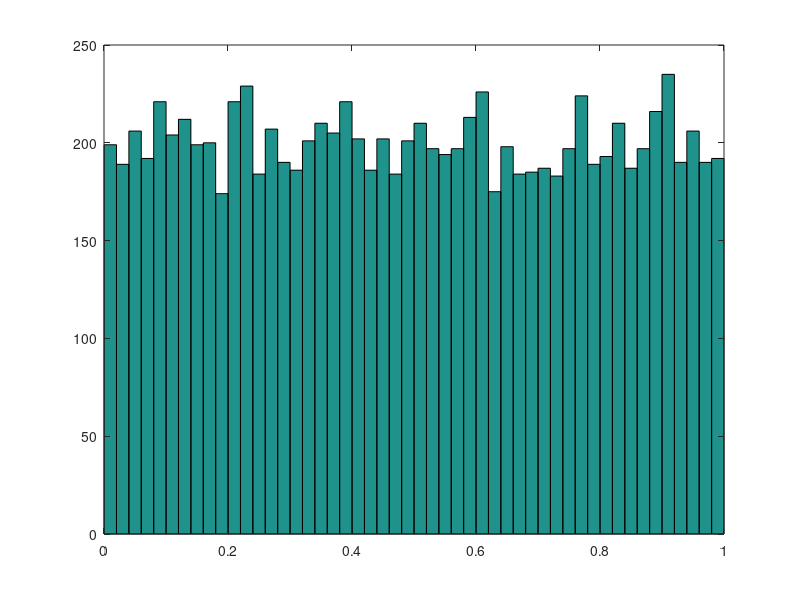
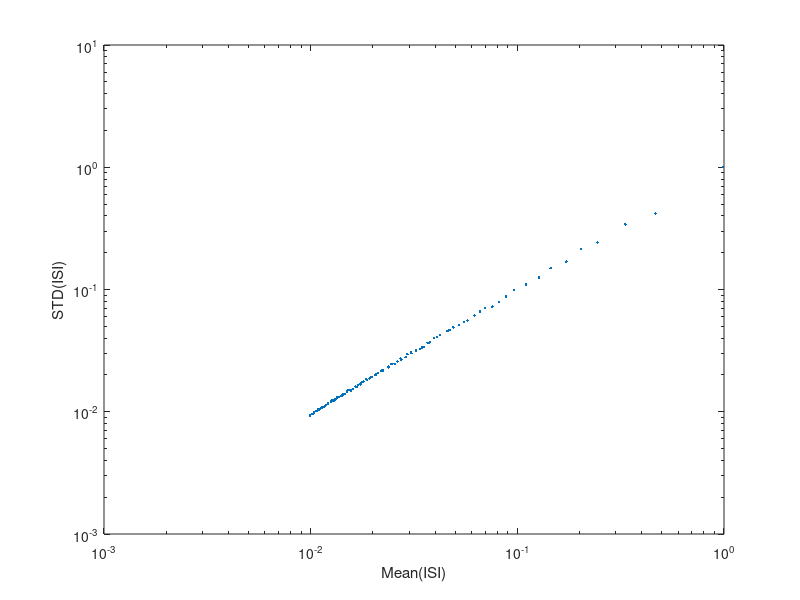
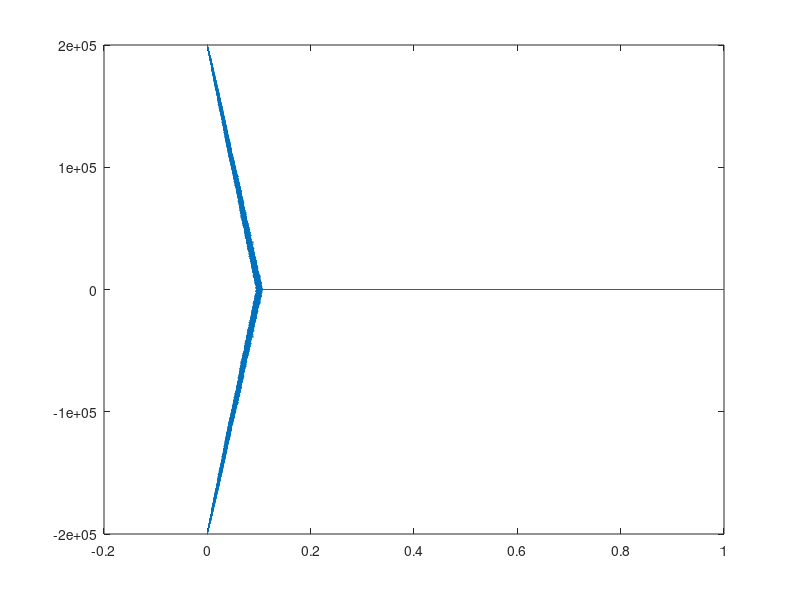
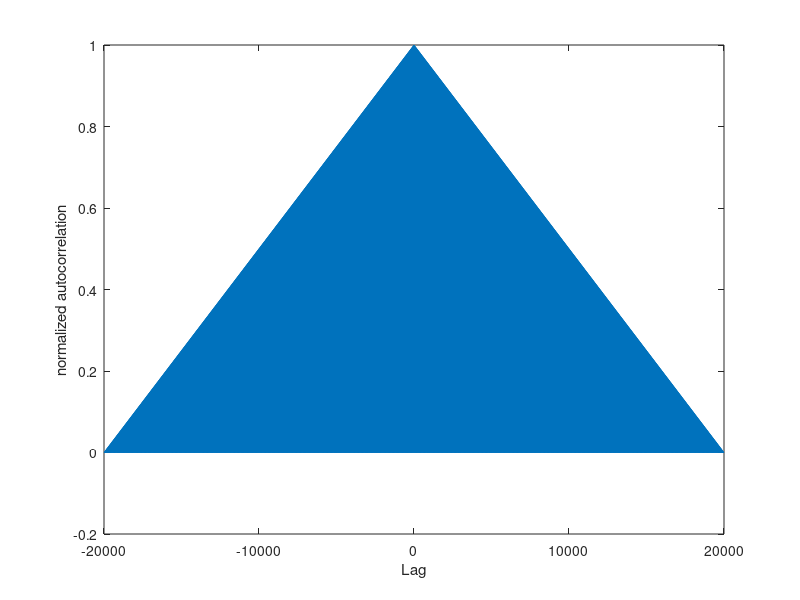

These figures' MATLAB source, in order:
%% 
%  1/7/2019 CCBR MATLAB SESSION 
%%

% part 0 MATLAB as a calculator
% Using the + - exp(x) sin cos functions
% Using plot, figure and subplot functions
% Create a vector, create a matrix and access its entries
% Read up the "rand" function to understand how functions work
% Create a new script and use %% to create and run different subsections.

clear all

%Part 1 Creating vector of 0 and 1 using random numbers
R=rand(10000,1);

figure; 
hist(R,50)
Lambda=0.1;
Binary=R<Lambda;
Count1=sum(Binary==1);
Count0=sum(Binary==0);

Lambda=0.9;
Binary=R<Lambda;
Count1=sum(Binary==1);
Count0=sum(Binary==0);

%%
%Part 2 Code to create a spike train
T=200; % Total Time for simulation in secs
Dt=1e-3; %Dt is the discretization we are using, 10^-3 means 1ms intervals
Timepoints=T/Dt; % Total time points created would be 200 thousand, since each second is 1000 data points
%Since each time point is binary- 0 or 1 the maximum firing rate we can
%have is 1000Hz, which is atleast an order of magnitude more than typical
%neurons, so we are fine
FR=5; %We set the desired firing rate of the neuron as 5Hz, ie 5 spikes per second ie 5 spikes per 1000 data points
Lambda=FR*Dt; %Lambda, which is a threshold or spike probability %at any datapoint.
Rand=rand([Timepoints,1]); %Create a matrix of random numbers
Spikes=zeros([Timepoints,1]); % Initiate a matrix with all zeros, which are spikes
Spikes(Rand<Lambda)=1; % We are going to consider spikes to be binary, 
%and when the random number exceeds the threshold, 
%we switch "Spikes" at that time to 1
Observed_FR=sum(Spikes==1)/T;%This will have the units of spikes per second, or events per
%Second, hence in Hz

x_1 = zeros(1,100)
y_1 = zeros(1,100)
i=1
for FR = 1:100
    Lambda=FR*Dt; %Lambda, which is a threshold or spike probability %at any datapoint.
    Rand=rand([Timepoints,1]); %Create a matrix of random numbers
    Spikes=zeros([Timepoints,1]); % Initiate a matrix with all zeros, which are spikes
    Spikes(Rand<Lambda)=1; % We are going to consider spikes to be binary, 
    %and when the random number exceeds the threshold, 
    %we switch "Spikes" at that time to 1
    Observed_FR=sum(Spikes==1)/T;%This will have the units of spikes per second, or events per
    %Second, hence in Hz
    SpikeIndices=find(Spikes==1); % Find function will give us the indices of the vector Spikes which are 1, ie when spike happened
    SpikeTimes=SpikeIndices*Dt; % Since 1000 indices correspond to 1 second, we scale the indices by Dt, to get time of spikes in sec
    ISI=diff(SpikeTimes); % the diff function will give us the difference between consencutive elements, hence the vector ISI holds the
    x_1(i) = mean(ISI)
    y_1(i) = std(ISI)
    i= i+1
end

figure;loglog(x_1,y_1,'.')
xlabel('Mean(ISI)')
ylabel('STD(ISI)')
%Comments and future work
%Self-Study. Change lambda, to see how firing rates change.

%% ISI histogram
SpikeIndices=find(Spikes==1); % Find function will give us the indices of the vector Spikes which are 1, ie when spike happened
SpikeTimes=SpikeIndices*Dt; % Since 1000 indices correspond to 1 second, we scale the indices by Dt, to get time of spikes in sec

ISI=diff(SpikeTimes); % the diff function will give us the difference between consencutive elements, hence the vector ISI holds the
% difference in seconds, between 2 consecutive spikes. Hence we get the
% Inter spike intervals.
figure; [y,x]=hist(ISI,20);plot(x,y)
xlabel('Time in ms')
ylabel('Counts')
    
%% Autocorrelation
% We will use the inbuilt xcorr function in MATLAB
% Use CTRL+D on the function name to read up more details, or Gooogle 
[correlation,lags]=xcorr(Spikes,'coeff');
plot(correlation,lags)
%A function in MATLAB takes inputs, in this case the Spikes vector and the 
%String 'coeff' which determines the normalization. The quantities inside
%the square brackets, to the left of "=" are the outputs of this function. Correlation is the
%value of cross correlation, normalized such that the correlation at lag zero is
%set to unity. lags is a vector of the amount of shift used to compute the
%corresponding "correlation". Hence verify that their dimensions are the
%same and value of correlation corresponding to lag=0 is 1.
% If using the latest trial version of MATLAB xcorr function might be
% unavailable to you, in that case use the xcorrCCBR function provided 
%% Let us now create another spike train which is periodic
% let us create a spike train for 20 seconds, which fires every 20 ms at a
% resolution of 1ms.
T=20;
Dt=1e-3; % Let us stick to the units of seconds, so 1ms=10^-3 seconds
Spikes2=zeros(T/Dt,1);
%Next we would not be using the Poisson properties but artificially making a
%spike every 20ms ie after 20 data points each, with the first spike at
%t=1ms
Spikes2(1:20:end)=1;
%We are asking MATLAB to start at index =1 go ahead in jumps of index=20
%and keep doing this till it reaches the end of the Spikes2 vector. For all the values
%corresponding to these indices we want the value stored in Spikes to
%become 1 instead of the zero we started with.

%Q1(5 points) How many spikes would you expect in this spike train of 20seconds?
%Q2(10 points) How would you check that?(function/code in MATLAB)
%Q3(15 points) What the mean firing rate for this spike train? Store this value in a
%variable called MFR.

%Now we will compute the autocorrelation of this spike train, what do you
%expect to see?
[correlation2,lags2]=xcorr(Spikes2,'coeff');
figure;plot(lags2,correlation2)
xlabel('Lag')
ylabel('normalized autocorrelation')
%xcorr function with a single vector as 
%input computes the autocorrelation, i.e. the xcorr of a vector with itself
%By default, the lags2 would hold values of indices corresponding to the
%shift, but we would like to convert it to time. Hence we should scale it
%by Dt to get lags_Time in the units of seconds

lags_Time=lags2*Dt; %Each timepoint corresponds to Dt amount of time
figure;plot(lags_Time,correlation2)
xlabel('Time in seconds')
ylabel('normalized autocorrelation')

%Why do we see a traingle?---------------- Finite data effect

%Why does the x-axis range from -20 to +20?

%Let us zoom in around +-100ms, how many peaks would you expect therein?
xlim([-0.1 0.1])

% Now lets quickly create another spike train, with the same properties
% but whose firing starts at the 11th ms.
T=20;
Spikes3=zeros(T/Dt,1);
Spikes3(11:20:end)=1;

%We are going to compute the cross correlation between these spike trains,
%what would you expect to see?
[cross_corr,lags_cc]=xcorr(Spikes2,Spikes3,'coeff');
figure;plot(lags_cc,cross_corr)
xlabel('lag')
ylabel('normalized autocorrelation')

%% HW problems
%{
Q4.(30 points) Given the actual data from a hippocampal neuron, compute the ISI histogram and
autocorrelation. Load this data using the command
load('HW1Data_SpikeTrain.mat'); make sure that you "set path" to the folder containing 
 %this file. Alternatively, use function cd('FolderLocationForTheFile')
Start with the Spiketimes (ST) and the time bins(T_bc, in seconds). Compute ISI
histogram of the Spiketimes. Next use, "hist" function to compute Spike counts in each time bin. Then compute autocorrelation. What is the
time bin(Spike counts are provided as vector SC to cross check )? 
%How long was this recording made? If the time bins are in seconds, 
%at what resolution(in seconds) is the experiment being recorded?(write code to obtain this)
Q5. (40 points) Create 2 spike trains, at a resolution of 1ms for total
duration of 5second. Let the first spike train fire every 500ms, and the second one
fire every 700ms(both have their first spike at t=1ms). 
% What would you expect to see in the autocorrelation of each of the spike trains?
% Use "xcorr" function and verify your expectations. Next use the xcorr function 
%to compute the cross-correlation between these spike trains. Comment in 5 lines about what you see, and how
& why it is expected or unexpected.
%}
    